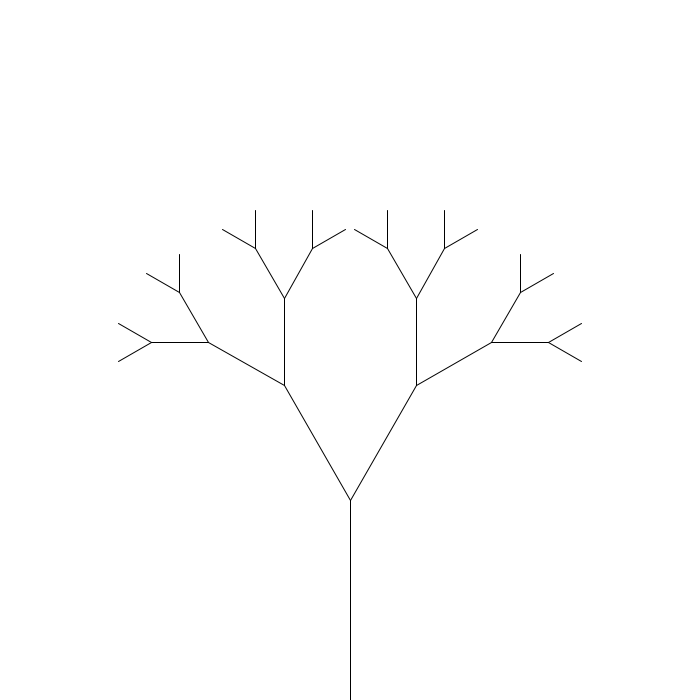
Frame 1 (no input)
Frame 60 (the mouse pressed at the canvas centre just before this capture): identical to frame 1, image omitted
Frame 120 (the mouse held since frame 60 and released just before this capture): identical to frame 1, image omitted

The Processing sketch that drew this single still picture (run headless with seeded random() and noise(); from frame 60 on, the mouse is pressed at the canvas centre):

// Processing sketch: s07e07treeSimple
// ── s07e07treeSimple.pde
float kat = radians(30);
int ilePoziomow = 5;

void setup(){
  size(700,700);
}

void draw(){
  background(255);
  
  PVector korzen = new PVector(width/2,height);
  PVector pien = new PVector(0, -200);
  drzewo(korzen, pien, 0);
}

void drzewo(PVector sek, PVector konar, int poziom){
  PVector nowySek = PVector.add(sek, konar);
  line(sek.x, sek.y, nowySek.x, nowySek.y);
  poziom++;
  
  if (poziom < ilePoziomow){
    PVector nowyKonarL = PVector.mult(konar, 0.66);
    nowyKonarL.rotate(-kat);
    PVector nowyKonarP = PVector.mult(konar, 0.66);
    nowyKonarP.rotate(kat);
    drzewo(nowySek, nowyKonarL, poziom);
    drzewo(nowySek, nowyKonarP, poziom);
  } 
}
